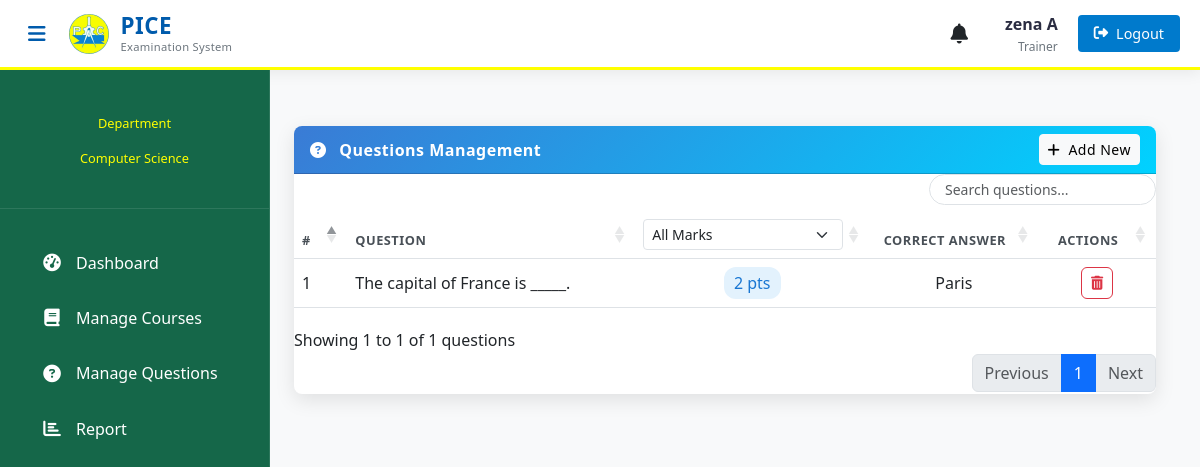
The page /teacher/see-question/7 (signed in) on the database its author committed.
### teacher/models.py (models this page shows, shortened)
class Teacher(models.Model):
    user = models.OneToOneField(User, on_delete=models.CASCADE)
    address = models.CharField(max_length=40)
    mobile = models.CharField(max_length=20, null=False)
    status = models.BooleanField(default=True)
    salary = models.PositiveIntegerField(null=True)
    department = models.ForeignKey(
        'exam.Department',
        on_delete=models.SET_NULL,
        null=True,
        blank=False,
        related_name='teachers'
    )

### exam/models.py (models this page shows, shortened)
class Department(models.Model):
   department_name = models.CharField(max_length=100, unique=True)
   def __str__(self):
        return self.department_name

class Question(models.Model):
    QUESTION_TYPES = (
        ('MCQ', 'Multiple Choice Question'),
        ('FIB', 'Fill in the Blank'),
    )
    course = models.ForeignKey(Course, on_delete=models.CASCADE, related_name='questions')
    question_type = models.CharField(max_length=3, choices=QUESTION_TYPES, default='MCQ', verbose_name="Question Type")
    question = models.CharField(max_length=600)
    marks = models.PositiveIntegerField()
    option1 = models.CharField(max_length=200, blank=True, null=True,verbose_name="Option 1")
    option2 = models.CharField(max_length=200, blank=True, null=True,verbose_name="Option 2")
    option3 = models.CharField(max_length=200, blank=True, null=True,verbose_name="Option 3")
    option4 = models.CharField(max_length=200, blank=True, null=True,verbose_name="Option 4")
    cat = (('Option1', 'Option1'),('Option2', 'Option2'),('Option3', 'Option3'),('Option4', 'Option4'))
    answer = models.CharField(max_length=200, blank=True, null=True,verbose_name="Correct Answer", choices=cat)
    blank_answer = models.CharField(max_length=200, blank=True, null=True,verbose_name="Blank Answer",help_text="Correct answer for explanation questions")
    case_sensitive = models.BooleanField(default=False,verbose_name="Case Sensitive",help_text="Should the answer be case sensitive?")
    class Meta:
        verbose_name = "Question"
        verbose_name_plural = "Questions"
        ordering = ['course', 'question_type']

### teacher/views.py (the view)
# urls.py: path('see-question/<int:pk>', views.see_question_view,name='see-question'),
@login_required(login_url='teacher:teacherlogin')
@user_passes_test(is_teacher)
def see_question_view(request,pk):
    department = get_teacher_department(request)
    course = get_object_or_404(QMODEL.Course, id=pk, department=department)
    questions = QMODEL.Question.objects.filter(course=course)
    return render(request,'teacher/see_question.html',{
        'questions': questions,
        'course': course
    })

### teacher/views.py (called while the page is built)
def get_teacher_department(request):
    teacher = get_object_or_404(models.Teacher, user=request.user)
    return teacher.department

def is_teacher(user):
    return user.groups.filter(name='TEACHER').exists()

### templates/teacher/see_question.html (shortened to what this page needs)
{% extends 'teacher/teacherbase.html' %}
{% block content %}
{% load static %}
<head>
  <link href="https://cdn.jsdelivr.net/npm/bootstrap@5.3.0/dist/css/bootstrap.min.css" rel="stylesheet">
  <link rel="stylesheet" href="https://cdnjs.cloudflare.com/ajax/libs/font-awesome/6.4.0/css/all.min.css">
  <link rel="stylesheet" href="https://cdn.datatables.net/1.13.4/css/dataTables.bootstrap5.min.css">
  <link rel="stylesheet" href="https://cdn.datatables.net/buttons/2.3.6/css/buttons.dataTables.min.css">
</head>
<div class="container py-4">
  <div class="card rounded-3 overflow-hidden border-0 table-container">
    <div class="card-header rounded-0 d-flex justify-content-between align-items-center">
      <div>
        <i class="fas fa-question-circle me-2"></i>
        Questions Management
      </div>
      <div>
        <a href="{% url 'teacher:teacher-add-question' %}" class="btn btn-sm btn-light">
          <i class="fas fa-plus me-1"></i> Add New
        </a>
      </div>
    </div>
    <div class="card-body p-0">
      <div class="table-responsive">
        <table class="table table-hover mb-0" id="questions-table">
          <thead>
            <tr>
              <th>#</th>
              <th>Question</th>
              <th class="text-center">Marks</th>
              <th class="text-center">Correct Answer</th>
              <th class="text-center">Actions</th>
            </tr>
          </thead>
          <tbody>
            {% if questions %}
              {% for question in questions %}
              <tr>
                <td>{{forloop.counter}}</td>
                <td>
                  <div class="question-text" title="{{ question.question }}">
                    {{ question.question }}
                  </div>
                </td>
                <td class="text-center">
                  <span class="badge-mark">{{ question.marks }} pts</span>
                </td>
                {% if question.question_type == 'MCQ' %}
                <td class="text-center">
                  {% if question.answer == 'Option1' %}
                    <span class="badge bg-success">{{ question.option1|truncatechars:20 }}</span>
                  {% elif question.answer == 'Option2' %}
                    <span class="badge bg-success">{{ question.option2|truncatechars:20 }}</span>
                  {% elif question.answer == 'Option3' %}
                    <span class="badge bg-success">{{ question.option3|truncatechars:20 }}</span>
                  {% else %}
                    <span class="badge bg-success">{{ question.option4|truncatechars:20 }}</span>
                  {% endif %}
                </td>
                {% else %}
                <td class="text-center">
                  {{question.blank_answer|truncatechars:20}}
                </td>
                {% endif %}
                <td class="text-center">
                  <a href="{% url 'teacher:remove-question' question.id %}" class="btn btn-sm btn-outline-danger action-btn" title="Delete">
                    <i class="fas fa-trash-alt"></i>
                  </a>
                </td>
              </tr>
              {% endfor %}
            {% endif %}
          </tbody>
        </table>
      </div>
    </div>
  </div>
</div>
{% endblock content %}

### templates/teacher/teacherbase.html (shortened to what this page needs)
<!DOCTYPE html>
{% load static %}
<html lang="en">
<head>
    <link href="https://cdn.jsdelivr.net/npm/bootstrap@5.3.0/dist/css/bootstrap.min.css" rel="stylesheet">
    <link rel="stylesheet" href="https://cdnjs.cloudflare.com/ajax/libs/font-awesome/6.4.0/css/all.min.css">
</head>
<body>
    <header class="admin-header">
        <div class="header-container">
            <div class="header-left">
                <button class="sidebar-toggle" id="sidebarToggle">
                    <i class="fas fa-bars"></i>
                </button>
                <div class="brand-logo">
                    <img src="{% static 'image/logo.jpg' %}" alt="PICE Logo" class="header-logo">
                    <div class="logo-text">
                        <span class="logo-main">PICE</span>
                        <span class="logo-sub">Examination System</span>
                    </div>
                </div>
            </div>
            <div class="header-right">
                <div class="header-right">
                    <div class="dropdown me-3">
                        <button class="btn btn-link text-dark p-0 position-relative" type="button" id="notificationDropdown" data-bs-toggle="dropdown" aria-expanded="false">
                            <i class="fas fa-bell fa-lg"></i>
                        </button>
                    </div>
                <div class="user-profile">
                    <span class="username">{{request.user.first_name}} {{request.user.last_name}}</span>
                    <div class="user-role">Trainer</div>
                </div>
                <a href="/logout" class="logout-btn">
                    <i class="fas fa-sign-out-alt"></i>
                    <span class="logout-text">Logout</span>
                </a>
            </div>
        </div>
    </header>
    <aside class="admin-sidebar">
        <div class="profile-section">
            <p class="profile-role">Department</p>
            <p class="profile-role">{{ request.user.teacher.department }}</p>
        </div>
        <nav class="sidebar-menu">
            <div class="menu-container">
                <a href="/teacher/teacher-dashboard" class="menu-item {% if request.path == '/teacher/teacher-dashboard' %}active{% endif %}">
                    <i class="fas fa-tachometer-alt"></i>
                    <span>Dashboard</span>
                </a>
                <a href="/teacher/teacher-exam" class="menu-item {% if request.path == '/teacher/teacher-exam' %}active{% endif %}">
                    <i class="fas fa-book"></i>
                    <span>Manage Courses</span>
                </a>
                <a href="/teacher/teacher-question" class="menu-item {% if request.path == '/teacher/teacher-question' %}active{% endif %}">
                    <i class="fas fa-question-circle"></i>
                    <span>Manage Questions</span>
                </a>
                <a href="/teacher/teacher-report" class="menu-item {% if request.path == '/teacher/teacher-report' %}active{% endif %}">
                    <i class="fas fa-chart-bar"></i>
                    <span>Report</span>
                </a>
            </div>
        </nav>
    </aside>
    <main class="admin-content">
        {% block content %}
        {% endblock content %}
    </main>
</body>
</html>

### templates/teacher/teacherbase.html (style rules this page uses)
:root { --yellow-primary: #FFFF00; --blue-primary: #007ACC; --blue-dark: #005BAC; --sidebar-color: #156749; --content-bg: #FFFFFF; --card-bg: #F8F9FA; --text-light: #FFFFFF; --text-dark: #2B2D42; --text-muted: #6C757D; --border-radius: 8px; --transition: all 0.3s cubic-bezier(0.25, 0.8, 0.25, 1); }
body { font-family: 'Segoe UI', system-ui, -apple-system, sans-serif; background-color: var(--content-bg); color: var(--text-dark); overflow-x: hidden; }
.admin-header { background: #FFFFFF; height: 70px; position: fixed; top: 0; left: 0; right: 0; z-index: 1000; box-shadow: 0 2px 15px rgba(0, 0, 0, 0.08); border-bottom: 3px solid var(--yellow-primary); display: flex; align-items: center; padding: 0 20px; }
.header-container { width: 100%; display: flex; justify-content: space-between; align-items: center; }
.header-left { display: flex; align-items: center; gap: 15px; }
.header-right { display: flex; align-items: center; gap: 20px; }
.sidebar-toggle { background: none; border: none; color: var(--blue-dark); font-size: 1.25rem; cursor: pointer; padding: 8px; border-radius: 4px; transition: var(--transition); }
.brand-logo { display: flex; align-items: center; gap: 12px; }
.header-logo { height: 40px; width: 40px; object-fit: contain; border-radius: 4px; }
.logo-text { display: flex; flex-direction: column; line-height: 1.2; }
.logo-main { font-weight: 700; font-size: 1.4rem; color: var(--blue-dark); letter-spacing: 0.5px; }
.logo-sub { font-size: 0.7rem; color: var(--text-muted); font-weight: 500; letter-spacing: 0.3px; }
.user-profile { text-align: right; }
.username { font-weight: 600; color: var(--text-dark); display: block; }
.user-role { font-size: 0.75rem; color: var(--text-muted); margin-top: 2px; }
.admin-sidebar { width: 270px; height: 100vh; position: fixed; top: 70px; left: 0; background: var(--sidebar-color); color: var(--text-light); transition: var(--transition); z-index: 1020; overflow-y: auto; border-right: 1px solid rgba(255, 255, 255, 0.1); padding-top: 1rem; }
.profile-section { padding: 1.5rem 1rem; text-align: center; border-bottom: 1px solid rgba(255, 255, 255, 0.1); margin-bottom: 0.5rem; }
.profile-role { font-size: 0.8rem; color: var(--yellow-primary); margin-top: 0.25rem; }
.sidebar-menu { padding: 1rem 0; }
.menu-item { display: flex; align-items: center; padding: 0.85rem 1.5rem; color: var(--text-light); text-decoration: none; transition: var(--transition); margin: 0.25rem 1rem; border-radius: var(--border-radius); font-weight: 500; gap: 0.75rem; }
.menu-item i { width: 24px; text-align: center; font-size: 1.1rem; }
.admin-content { margin-left: 250px; margin-top: 70px; padding: 2rem; min-height: calc(100vh - 70px); transition: var(--transition); background-color: var(--card-bg); }
.logout-btn { background: var(--blue-primary); color: white; border: none; padding: 8px 16px; border-radius: 4px; font-weight: 500; font-size: 0.9rem; text-decoration: none; display: flex; align-items: center; gap: 8px; transition: var(--transition); }
.logout-text { display: inline-block; }

### templates/teacher/see_question.html (style rules this page uses)
.card-header { background: linear-gradient(135deg, #3a7bd5, #00d2ff); color: white; font-weight: 600; letter-spacing: 0.5px; }
.table-container { box-shadow: 0 6px 20px rgba(0, 0, 0, 0.1); border-radius: 12px; overflow: hidden; }
.table thead { background-color: #f8f9fa; }
.table th { font-weight: 600; text-transform: uppercase; font-size: 0.8rem; letter-spacing: 0.5px; color: #495057; }
.table td { vertical-align: middle; }
.question-text { max-width: 400px; white-space: nowrap; overflow: hidden; text-overflow: ellipsis; }
.action-btn { transition: all 0.3s ease; border-radius: 6px; width: 32px; height: 32px; display: inline-flex; align-items: center; justify-content: center; }
.badge-mark { background-color: #e3f2fd; color: #1976d2; font-weight: 500; padding: 5px 10px; border-radius: 12px; }

### rows shown on the page
Question: question "The capital of France is _____.", marks "2", blank_answer "Paris"

### other values the page prints
{{ request.user.first_name }} "zena"
{{ request.user.last_name }} "A"
{{ request.user.teacher.department }} "Computer Science"
